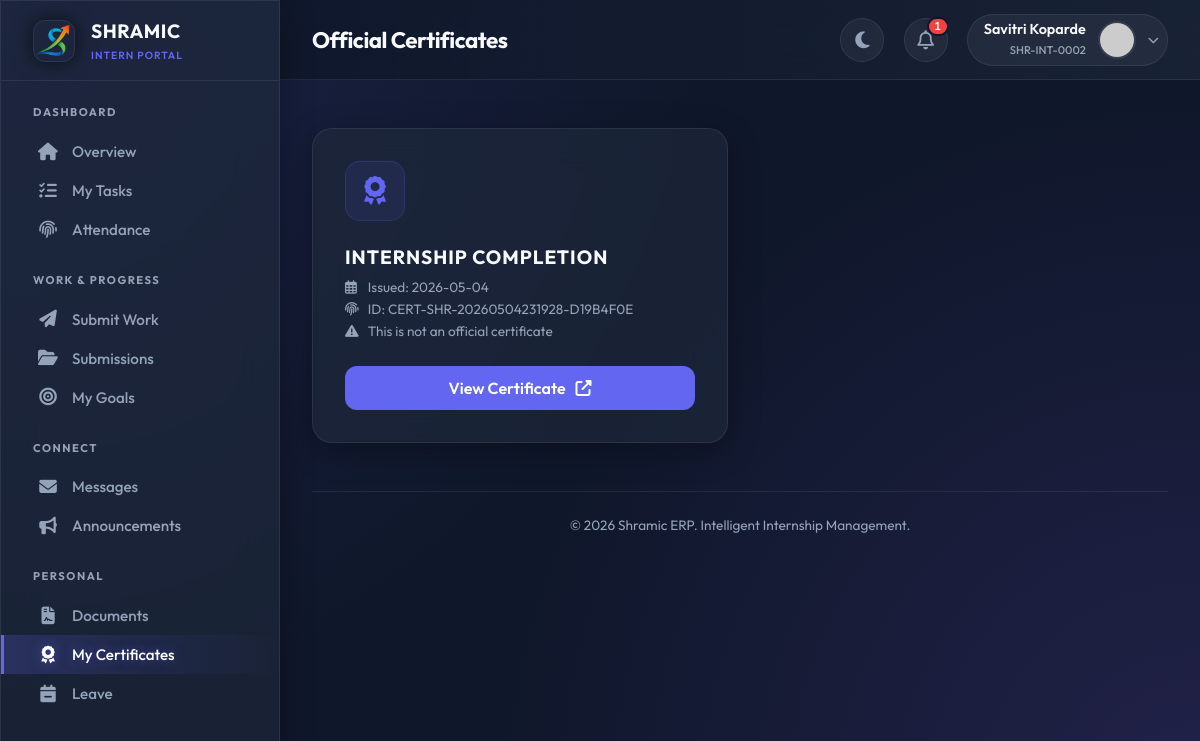
/intern/certificates (signed in), run on the app's committed database.
### tables this page shows
CREATE TABLE users (
            id INTEGER PRIMARY KEY AUTOINCREMENT,
            intern_id TEXT UNIQUE,
            usn TEXT UNIQUE NOT NULL,
            full_name TEXT NOT NULL,
            phone TEXT NOT NULL,
            email TEXT UNIQUE NOT NULL,
            password_hash TEXT NOT NULL,
            role TEXT NOT NULL,
            photo_url TEXT,
            status TEXT DEFAULT 'PENDING',
            is_admin BOOLEAN DEFAULT 0,
            department TEXT,
            join_date DATE,
            emergency_contact TEXT,
            address TEXT,
            last_login TIMESTAMP,
            login_count INTEGER DEFAULT 0,
            created_at TIMESTAMP DEFAULT CURRENT_TIMESTAMP,
            updated_at TIMESTAMP DEFAULT CURRENT_TIMESTAMP
        );

CREATE TABLE certificates (
            id INTEGER PRIMARY KEY AUTOINCREMENT,
            user_id INTEGER,
            certificate_type TEXT NOT NULL,
            issue_date DATE DEFAULT CURRENT_DATE,
            certificate_number TEXT UNIQUE,
            file_url TEXT,
            verification_code TEXT UNIQUE,
            performance_grade TEXT,
            skills_acquired TEXT,
            projects_completed INTEGER,
            created_at TIMESTAMP DEFAULT CURRENT_TIMESTAMP,
            FOREIGN KEY (user_id) REFERENCES users(id)
        );

### app.py (the view)
@app.route('/intern/certificates')
@login_required
@approved_required
def intern_certificates():
    conn = get_db_connection()
    cur = conn.cursor()
    cur.execute("""
        SELECT c.*, u.full_name, u.usn, u.department, u.role
        FROM certificates c
        JOIN users u ON c.user_id = u.id
        WHERE c.user_id = ?
        ORDER BY c.issue_date DESC
    """, (current_user.id,))
    certificates = cur.fetchall()
    conn.close()
    return render_template('intern/certificates.html', certificates=certificates)

### app.py (called while the page is built)
@app.before_request
def make_session_permanent():
    session.permanent = True
    app.permanent_session_lifetime = timedelta(days=365)
    if current_user.is_authenticated:
        try:
            conn = get_db_connection()
            cur = conn.cursor()
            current_timestamp = format_datetime(get_current_datetime())
            cur.execute("UPDATE users SET updated_at = ? WHERE id = ?",
                       (current_timestamp, current_user.id))
            conn.commit()
            conn.close()
        except:
            pass

def get_db_connection():
    conn = sqlite3.connect(DATABASE)
    conn.row_factory = sqlite3.Row
    return conn

def get_current_datetime():
    return datetime.now(TIMEZONE)

def format_datetime(dt, format_str='%Y-%m-%d %H:%M:%S'):
    if dt is None: return None
    if isinstance(dt, str): return dt
    return dt.strftime(format_str)

@login_manager.user_loader
def load_user(user_id):
    conn = get_db_connection()
    cur = conn.cursor()
    cur.execute("SELECT * FROM users WHERE id = ?", (user_id,))
    user_data = cur.fetchone()
    conn.close()
    return User(dict(user_data)) if user_data else None

def approved_required(f):
    @wraps(f)
    def decorated_function(*args, **kwargs):
        if not current_user.is_authenticated:
            return redirect(url_for('login'))
        if current_user.status != 'APPROVED' and not current_user.is_admin:
            return render_template('auth/pending.html')
        return f(*args, **kwargs)
    return decorated_function

@app.context_processor
def inject_globals():
    unread_count = 0
    if current_user.is_authenticated:
        try:
            conn = get_db_connection()
            cur = conn.cursor()
            cur.execute("""
                SELECT COUNT(*) as count
                FROM notifications
                WHERE user_id = ? AND is_read = 0
            """, (current_user.id,))
            unread_count = cur.fetchone()['count']
            conn.close()
        except:
            pass
    return {
        'now': get_current_datetime(),
        'app_name': 'Shramic ERP',
        'unread_notifications': unread_count
    }

### templates/intern/certificates.html (shortened to what this page needs)
{% extends "intern/base.html" %} {% block title %}My Certificates{% endblock %}
{% block page_title %}Official Certificates{% endblock %}  {% block content %}
<div class="container">
  {% if certificates %}
  <div class="cert-grid">
    {% for cert in certificates %}
    <div class="glass-panel cert-card">
      <div class="cert-icon-circle">
        <i class="fas fa-award"></i>
      </div>
      <h3 class="cert-type">{{ cert.certificate_type }}</h3>
      <div class="cert-meta">
        <div>
          <i class="far fa-calendar-alt" style="width: 20px"></i> Issued: {{
          cert.issue_date }}
        </div>
        <div>
          <i class="fas fa-fingerprint" style="width: 20px"></i> ID: {{
          cert.certificate_number }}
        </div>
        <div>
          <i class="fas fa-triangle-exclamation" style="width: 20px"></i>
          This is not an official certificate
        </div>
      </div>
      <a
        href="{{ url_for('intern_view_certificate', cert_id=cert.id) }}"
        class="btn-view-cert"
      >
        <span>View Certificate</span>
        <i class="fas fa-external-link-alt"></i>
      </a>
    </div>
    {% endfor %}
  </div>
  {% endif %}
</div>
{% endblock %}

### templates/intern/base.html (shortened to what this page needs)
<!doctype html>
<html lang="en">
  <head>
    <link
      rel="stylesheet"
      href="https://cdnjs.cloudflare.com/ajax/libs/font-awesome/6.4.0/css/all.min.css"
    />
  </head>
  <body data-theme="dark" x-data="{ sidebarOpen: false }">
    <div class="app-container">
      <aside class="sidebar glass-panel" :class="{ 'open': sidebarOpen }">
        <div class="sidebar-header">
          <div class="logo-box">
            <img
              src="{{ url_for('static', filename='images/favicon.png') }}"
              alt="Shramic Logo"
            />
          </div>
          <div>
            <h1
              style="
                font-size: 1.2rem;
                font-weight: 700;
                letter-spacing: 0.5px;
                color: var(--text-main);
              "
            >
              SHRAMIC
            </h1>
            <span
              style="
                font-size: 0.65rem;
                color: var(--primary);
                font-weight: 600;
                letter-spacing: 1px;
                text-transform: uppercase;
              "
              >Intern Portal</span
            >
          </div>
        </div>
        <nav class="sidebar-nav custom-scrollbar">
          <div class="nav-category">Dashboard</div>
          <a
            href="{{ url_for('intern_dashboard') }}"
            class="nav-link {{ 'active' if request.endpoint == 'intern_dashboard' }}"
          >
            <i class="fas fa-home"></i> <span>Overview</span>
          </a>
          <a
            href="{{ url_for('intern_tasks') }}"
            class="nav-link {{ 'active' if request.endpoint == 'intern_tasks' }}"
          >
            <i class="fas fa-tasks"></i> <span>My Tasks</span>
          </a>
          <a
            href="{{ url_for('intern_attendance') }}"
            class="nav-link {{ 'active' if request.endpoint == 'intern_attendance' }}"
          >
            <i class="fas fa-fingerprint"></i> <span>Attendance</span>
          </a>
          <div class="nav-category">Work & Progress</div>
          <a
            href="{{ url_for('intern_submit') }}"
            class="nav-link {{ 'active' if request.endpoint == 'intern_submit' }}"
          >
            <i class="fas fa-paper-plane"></i> <span>Submit Work</span>
          </a>
          <a
            href="{{ url_for('intern_submissions') }}"
            class="nav-link {{ 'active' if request.endpoint == 'intern_submissions' }}"
          >
            <i class="fas fa-folder-open"></i> <span>Submissions</span>
          </a>
          <a
            href="{{ url_for('intern_goals') }}"
            class="nav-link {{ 'active' if request.endpoint == 'intern_goals' }}"
          >
            <i class="fas fa-bullseye"></i> <span>My Goals</span>
          </a>
          <div class="nav-category">Connect</div>
          <a
            href="{{ url_for('intern_messages') }}"
            class="nav-link {{ 'active' if request.endpoint == 'intern_messages' }}"
          >
            <i class="fas fa-envelope"></i> <span>Messages</span>
          </a>
          <a
            href="{{ url_for('intern_announcements') }}"
            class="nav-link {{ 'active' if request.endpoint == 'intern_announcements' }}"
          >
            <i class="fas fa-bullhorn"></i> <span>Announcements</span>
          </a>
          <div class="nav-category">Personal</div>
          <a
            href="{{ url_for('intern_documents') }}"
            class="nav-link {{ 'active' if request.endpoint == 'intern_documents' }}"
          >
            <i class="fas fa-file-contract"></i> <span>Documents</span>
          </a>
          <a
            href="{{ url_for('intern_certificates') }}"
            class="nav-link {{ 'active' if request.endpoint == 'intern_certificates' }}"
          >
            <i class="fas fa-award"></i> <span>My Certificates</span>
          </a>
          <a
            href="{{ url_for('intern_leave') }}"
            class="nav-link {{ 'active' if request.endpoint == 'intern_leave' }}"
          >
            <i class="fas fa-calendar-minus"></i> <span>Leave</span>
          </a>
        </nav>
      </aside>
      <main class="main-content">
        <header class="top-header">
          <div style="display: flex; align-items: center">
            <h2 class="page-title">{% block page_title %}{% endblock %}</h2>
          </div>
          <div class="header-actions">
            <button class="icon-btn" id="theme-btn" title="Toggle Theme">
              <i class="fas fa-moon"></i>
            </button>
            <div class="relative-container" x-data="{ open: false }">
              <button @click="open = !open" class="icon-btn">
                <i class="far fa-bell"></i>
                {% if unread_notifications > 0 %}
                <span class="badge">{{ unread_notifications }}</span>
                {% endif %}
              </button>
            </div>
            <div class="relative-container" x-data="{ userMenuOpen: false }">
              <div class="user-pill" @click="userMenuOpen = !userMenuOpen">
                <div class="user-info">
                  <span class="user-name">{{ current_user.full_name }}</span>
                  <span class="user-role">{{ current_user.intern_id }}</span>
                </div>
                {% if current_user.photo_url %}
                <img
                  src="{{ url_for('uploaded_file', filename='profiles/' + current_user.photo_url) }}"
                  class="avatar"
                />
                {% else %}
                <img
                  src="https://ui-avatars.com/api/?name={{ current_user.full_name }}&background=6366f1&color=fff"
                  class="avatar"
                />
                {% endif %}
                <i
                  class="fas fa-chevron-down"
                  style="font-size: 0.7rem; color: var(--text-muted)"
                ></i>
              </div>
            </div>
          </div>
        </header>
        <div class="content-body">
           {% block content %}{% endblock %}
          <footer
            style="
              margin-top: 3rem;
              border-top: 1px solid var(--glass-border);
              padding-top: 1.5rem;
              text-align: center;
              color: var(--text-muted);
              font-size: 0.85rem;
            "
          >
            &copy; {{ now.year }} Shramic ERP. Intelligent Internship
            Management.
          </footer>
        </div>
      </main>
    </div>
  </body>
</html>

### templates/intern/certificates.html (style rules this page uses)
.cert-grid { display: grid; grid-template-columns: repeat(auto-fill, minmax(320px, 1fr)); gap: 1.5rem; margin-top: 1rem; }
.cert-card { padding: 2rem; border-radius: 20px; transition: all 0.3s cubic-bezier(0.4, 0, 0.2, 1); position: relative; overflow: hidden; border: 1px solid var(--glass-border); }
.cert-icon-circle { width: 60px; height: 60px; border-radius: 15px; background: rgba(99, 102, 241, 0.1); color: var(--primary); display: flex; align-items: center; justify-content: center; font-size: 1.8rem; margin-bottom: 1.5rem; border: 1px solid rgba(99, 102, 241, 0.2); }
.cert-type { font-size: 1.2rem; font-weight: 700; color: var(--text-main); margin-bottom: 0.5rem; text-transform: uppercase; letter-spacing: 1px; }
.cert-meta { font-size: 0.85rem; color: var(--text-muted); line-height: 1.6; margin-bottom: 1.5rem; }
.btn-view-cert { width: 100%; padding: 12px; background: var(--primary); color: white; text-decoration: none; border-radius: 12px; font-weight: 600; display: flex; align-items: center; justify-content: center; gap: 10px; transition: 0.3s; }

### data on the page
users: full_name "Savitri Koparde", intern_id "SHR-INT-0002"
certificates: certificate_type "INTERNSHIP COMPLETION", issue_date "2026-05-04", certificate_number "CERT-SHR-20260504231928-D19B4F0E"

### other printed values
{{ unread_notifications }} "1"
{{ now.year }} "2026"
